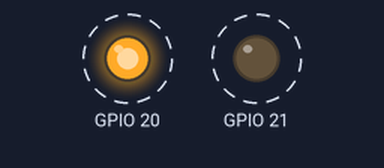
Simulated run of this program. Board: Raspberry Pi (BCM pin numbers). Shown: output pins drawn as LEDs (lit = HIGH). Dashed ring = blinking.

Above: at 0.5 s.
Timing chart, 0 to 4.6 s (numbered marks = the images above):
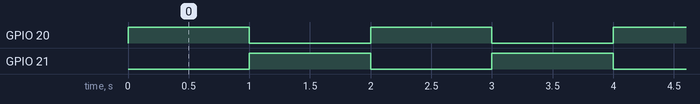

Measured:
- by itself, GPIO 20, GPIO 21: alternates HIGH for 1.0 s and LOW for 1.0 s

The program:

interfacing-led.py
```python
# sudo python3 rpi-toggling-led-interfacing.py

import RPi.GPIO as GPIO
import time

GPIO.setmode(GPIO.BCM)
GPIO.setup(21, GPIO.OUT)
GPIO.setup(20, GPIO.OUT)


while True:
  GPIO.output(21,0)
  GPIO.output(20,1)
  time.sleep(1)
  GPIO.output(21,1)
  GPIO.output(20,0)
  time.sleep(1)
```
